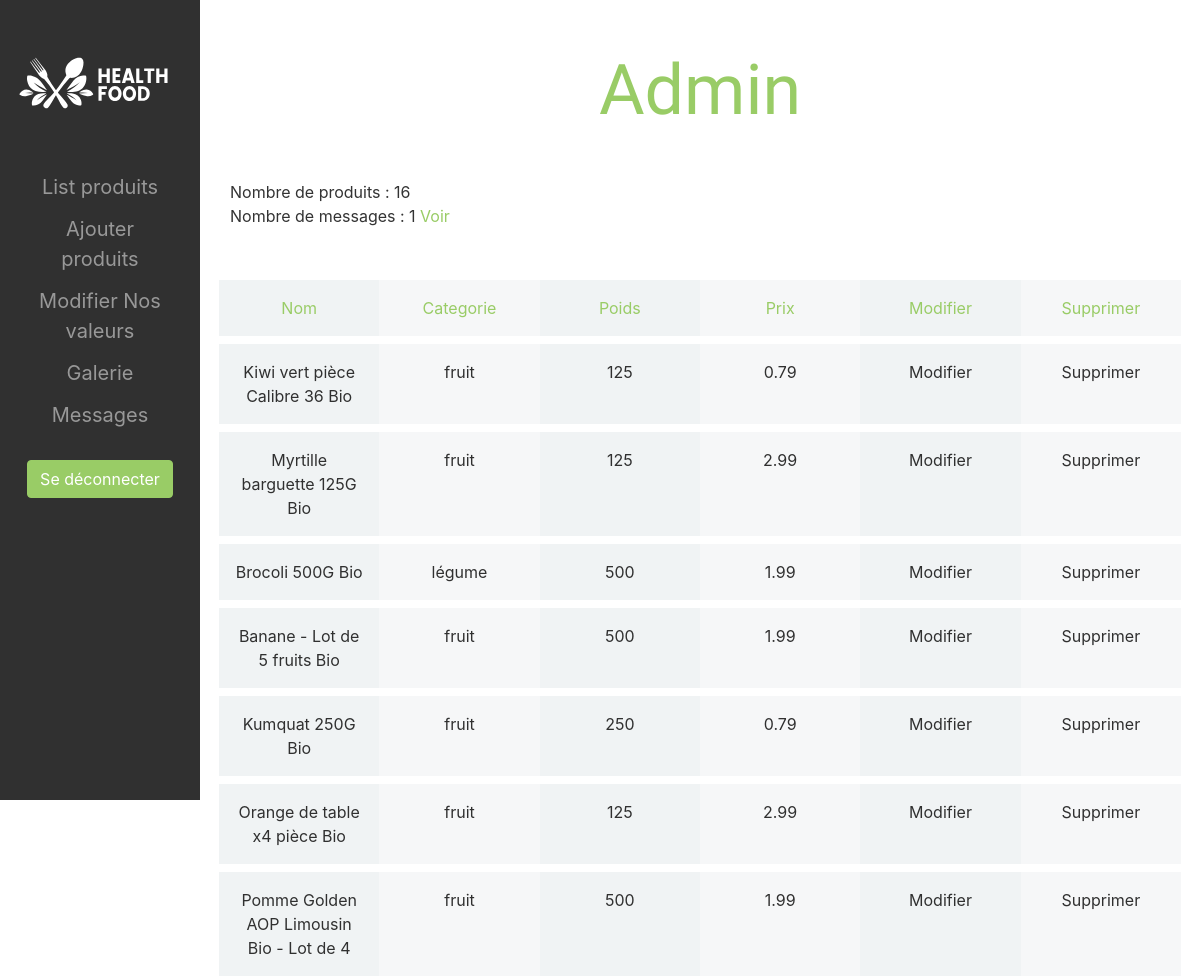
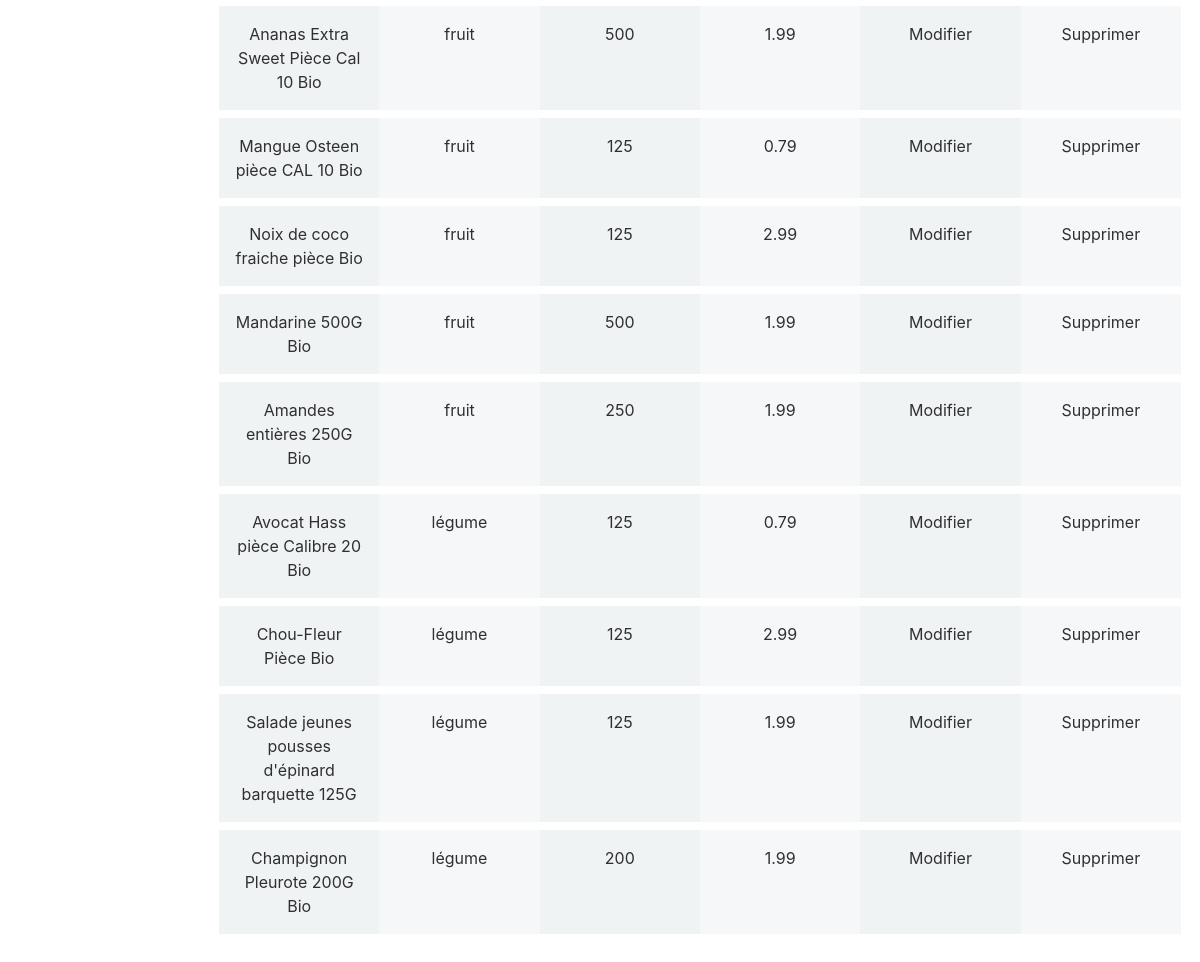
The page /admin/ (signed in) on the database its author committed (2 pictures, top to bottom).
### tables this page shows
CREATE TABLE `davy_produits` (
  `id` bigint(20) NOT NULL,
  `nom` varchar(255) DEFAULT NULL,
  `photo` varchar(255) DEFAULT NULL,
  `description` text DEFAULT NULL,
  `prix` float DEFAULT NULL,
  `categorie` varchar(255) DEFAULT NULL,
  `origine` varchar(255) DEFAULT NULL,
  `date` date DEFAULT NULL,
  `poids` int(11) DEFAULT NULL
);

### admin/list-produits.php (the view, shortened to what this page needs)
<?php
include '../config.php';
?>
                    <div class="container my-5 color_white">
                        <div class="row text-center p-1 color_green">
                            <p class="col-sm size_s bg_grey m-0 p-3">Nom</p>
                            <p class="col-sm size_s bg_grey2 m-0 p-3">Categorie</p>
                            <p class="col-sm size_s bg_grey m-0 p-3">Poids</p>
                            <p class="col-sm size_s bg_grey2 m-0 p-3">Prix</p>
                            <p class="col-sm size_s bg_grey m-0 p-3">Modifier</p>
                            <p class="col-sm size_s bg_grey2 m-0 p-3">Supprimer</p>
                        </div>
                        <?php
                        $result = $pdo->query("SELECT * FROM davy_produits");
                        while ($produit = $result->fetch(PDO::FETCH_ASSOC)) {
                        ?>
                        <div class="row text-center p-1">
                            <p class="col-sm size_s bg_grey color_black m-0 p-3"><?php echo $produit["nom"]; ?></p>
                            <p class="col-sm size_s bg_grey2 color_black m-0 p-3"><?php echo $produit["categorie"]; ?></p>
                            <p class="col-sm size_s bg_grey color_black m-0 p-3"><?php echo $produit["poids"]; ?></p>
                            <p class="col-sm size_s bg_grey2 color_black m-0 p-3"><?php echo $produit["prix"]; ?></p>
                            <a title="Bouton Modifier" href="modifier/index.php?id=<?php echo $produit['id']; ?>" class="color_black col-sm size_s bg_grey m-0 p-3">Modifier</a>
                            <a title="Bouton Supprimer" href="?delete=<?php echo $produit["id"]; ?>" class="color_black col-sm size_s bg_grey2 m-0 p-3">Supprimer</a>
                        </div>
                        <?php
                        }
                        ?>
                    </div>

### css/style.css (style rules this page uses)
body { margin: 0px; }
a, a:hover { text-decoration: none; }
body { color: #333333; }
.color_green { color: #99cc66; }
.color_white { color: white; }
.color_black { color: #303030; }
.bg_grey { background-color: #f0f3f4; }
.bg_grey2 { background-color: #f6f7f8; }
p { font-size: 25px; }
.size_s { font-size: 1rem; }

### rows shown on the page
davy_produits: nom "Kiwi vert pièce Calibre 36 Bio", categorie "fruit", poids "125", prix "0.79"
davy_produits: nom "Myrtille barguette 125G Bio", categorie "fruit", poids "125", prix "2.99"
davy_produits: nom "Brocoli 500G Bio", categorie "légume", poids "500", prix "1.99"
davy_produits: nom "Banane - Lot de 5 fruits Bio", categorie "fruit", poids "500", prix "1.99"
davy_produits: nom "Kumquat 250G Bio", categorie "fruit", poids "250", prix "0.79"
davy_produits: nom "Orange de table x4 pièce Bio", categorie "fruit", poids "125", prix "2.99"
davy_produits: nom "Pomme Golden AOP Limousin Bio - Lot de 4", categorie "fruit", poids "500", prix "1.99"
davy_produits: nom "Ananas Extra Sweet Pièce Cal 10 Bio", categorie "fruit", poids "500", prix "1.99"
davy_produits: nom "Mangue Osteen pièce CAL 10 Bio", categorie "fruit", poids "125", prix "0.79"
davy_produits: nom "Noix de coco fraiche pièce Bio", categorie "fruit", poids "125", prix "2.99"
davy_produits: nom "Mandarine 500G Bio", categorie "fruit", poids "500", prix "1.99"
davy_produits: nom "Amandes entières 250G Bio", categorie "fruit", poids "250", prix "1.99"
davy_produits: nom "Avocat Hass pièce Calibre 20 Bio", categorie "légume", poids "125", prix "0.79"
davy_produits: nom "Chou-Fleur Pièce Bio", categorie "légume", poids "125", prix "2.99"
davy_produits: nom "Salade jeunes pousses d'épinard barquette 125G", categorie "légume", poids "125", prix "1.99"
davy_produits: nom "Champignon Pleurote 200G Bio", categorie "légume", poids "200", prix "1.99"

### other values the page prints
$title_header "Admin"
$nb_total_produits "16"
$nb_total_messages "1"
